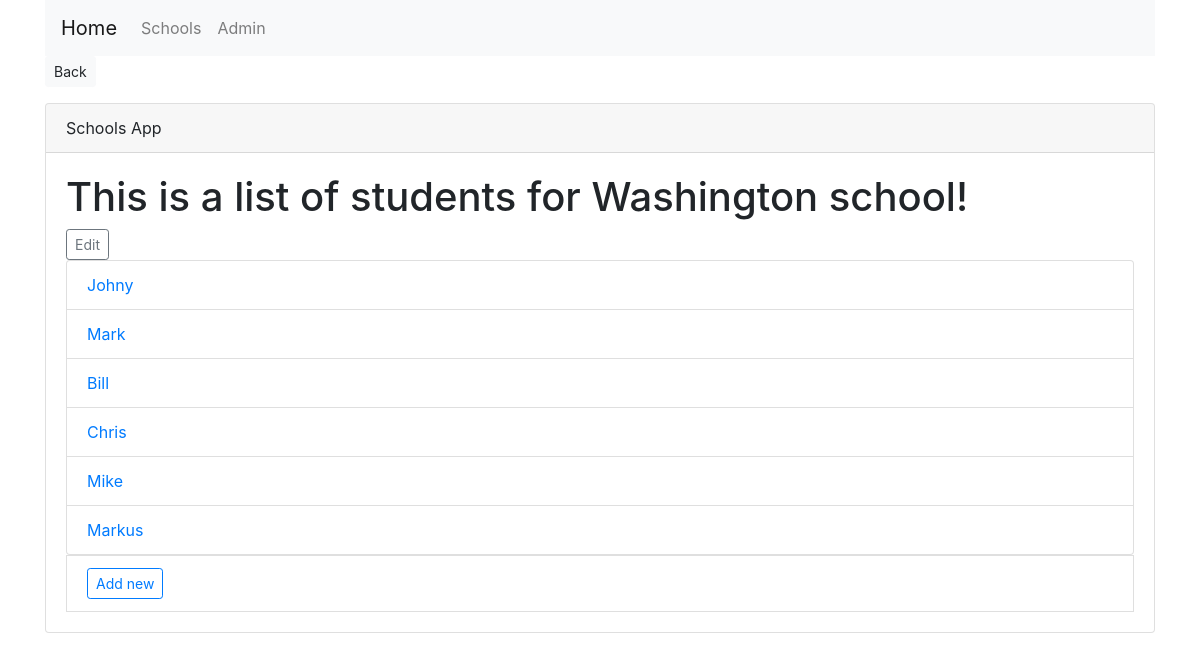
Screenshot of /listing/schools/Washington/ with the database file from the repository.
### listing/models.py (models this page shows, shortened)
class School(models.Model):
    name = models.CharField(max_length=40)
    location = models.CharField(max_length=40)
    students_counter = models.IntegerField(default = 0)
    def __str__(self):
        return self.name

class Student(models.Model):
    name = models.CharField(max_length=40)
    school = models.ForeignKey(School, on_delete = models.CASCADE)

### listing/views.py (the view)
# urls.py: path('schools/<school>/', SchoolStudentList.as_view(), name = "school"),
class SchoolStudentList(ListView):
    template_name="listing/students.html"
    def get_queryset(self):
        self.school_name = get_object_or_404(School, name = self.kwargs['school'])
        return Student.objects.filter(school = self.school_name)
    def get_context_data(self, **kwargs):
        context = super().get_context_data(**kwargs)
        context['school_name'] = self.school_name
        return context

### listing/templates/listing/students.html
{% extends "listing/listing_base.html" %}
{% block button %}
  <a href="{% url 'listing:schools' %}"><button type="button" class="btn btn-light btn-sm">Back</button></a>
{% endblock button %}
{% block schools_body %}
<h1>This is a list of students for {{school_name}} school!</h1>
<a href="{% url 'listing:update_school' school_name %}" class="btn btn-sm btn-outline-secondary">Edit</a>
{% if object_list %}
<ol class="list-group">
  {% for object in object_list %}
  <li class="list-group-item"><a href="{{object.pk}}">{{object.name}}</a></li>
  {% endfor %}
</ol>
{% else %}
<p>No students in this school yet! Click button below to register a new student:</p>
{% endif %}
<li class="list-group-item"><a href="{% url 'listing:create_student' school_name %}" class="btn btn-sm btn-outline-primary">Add new</a></li>
{% endblock schools_body %}

### rows the page displays
School: name "Washington"
Student: name "Johny"
Student: name "Mark"
Student: name "Bill"
Student: name "Chris"
Student: name "Mike"
Student: name "Markus"
